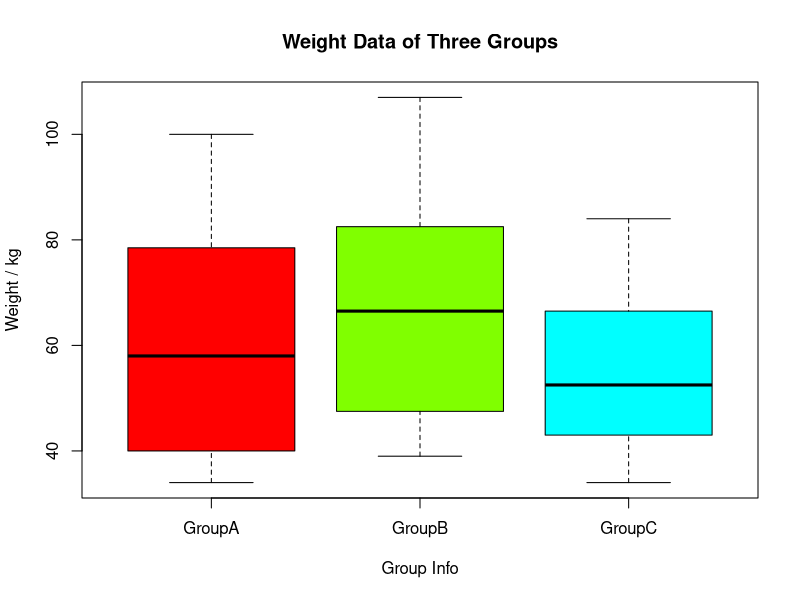

R code for this plot:
# @Date:   2019-03-20T10:16:22+08:00
# @Email:  1730416009@stu.suda.edu.cn
# @Project: R_language
# @Last modified time: 2019-03-20T14:36:38+08:00

# Read the Data
# setwd("C:\\Users\\Nature\\Desktop\\M_RLanguage\\Lab1 data\\Lab1 data")
fileIn_A <- read.table("group/groupA.txt")
fileIn_B <- read.table("group/groupB.txt")
fileIn_C <- read.table("group/groupC.txt")
fileIn_D <- read.table("group/groupD.txt")
## First Question Method[1]
# ++++++++++++++++++++++++++++++++++++++++++++++++++++++++++++++++++++++++++++++
### Pseudocode
#### 1>Using the while() and cbind() to combine each dataFrame with its group information.
#### 2>As soon as the cind() is finished for one file, use rbind() to combind the current dataFrame with last one.
#### 3>In the end, get the complete dataFrame(Dat1).
# ++++++++++++++++++++++++++++++++++++++++++++++++++++++++++++++++++++++++++++++
# use list() to ensure the correct order of dataFrame and the group information that will be attach to it.
files <- list(fileIn_A, fileIn_B, fileIn_C, fileIn_D)
names <- list("groupA", "groupB", "groupC", "groupD")
new_files <- list()  # state for appending new dataFrame
index <- 1
while(index <= length(files))
{
  new_fileIn <- cbind(files[[index]], rep(names[[index]], times=nrow(files[[index]])))
  new_files[[index]] <- new_fileIn
  if(index == 1) {Dat1 <- new_files[[index]]}
  else {Dat1 <- rbind(Dat1, new_files[[index]])}
  index <- index + 1
}
names(Dat1) <- c("Data", "Group")
print(Dat1)
### Result:
###    Data  Group
### 1    40 groupA
### 2    40 groupA
### 3    50 groupA
### 4    60 groupA
### 5    65 groupA
### 6    72 groupA
### 7    79 groupA
### 8    86 groupA
### 9    93 groupA
### 10  100 groupA
### 11  107 groupA
### 12   43 groupA
### 13   34 groupA
### 14   55 groupA
### 15   66 groupA
### 16   34 groupB
### 17   55 groupB
### 18   66 groupB
### 19   40 groupB
### 20   40 groupB


## First Question Method[2]
# ++++++++++++++++++++++++++++++++++++++++++++++++++++++++++++++++++++++++++++++
### Pseudocode
#### 1>stack() can indicate where each observation originated.
#### 2>Use $V1 to generate a factor.
# ++++++++++++++++++++++++++++++++++++++++++++++++++++++++++++++++++++++++++++++
Dat1 <- stack(list(groupA=fileIn_A$V1,groupB=fileIn_B$V1,groupC=fileIn_C$V1,groupD=fileIn_D$V1))
print(Dat1)
### Result:
###    values    ind
### 1      40 groupA
### 2      40 groupA
### 3      50 groupA
### 4      60 groupA
### 5      65 groupA
### 6      72 groupA
### 7      79 groupA
### 8      86 groupA
### 9      93 groupA
### 10    100 groupA
### 11    107 groupA
### 12     43 groupA
### 13     34 groupA
### 14     55 groupA
### 15     66 groupA
### 16     34 groupB
### 17     55 groupB
### 18     66 groupB
### 19     40 groupB
### 20     40 groupB


# second Question
# ++++++++++++++++++++++++++++++++++++++++++++++++++++++++++++++++++++++++++++++
### Pseudocode
#### 1>read files and correct the "try" file into the manageable form that merge() can handle
#### 2>Use merge() to combine data.
# ++++++++++++++++++++++++++++++++++++++++++++++++++++++++++++++++++++++++++++++
height <- read.table("height.txt")
weight <- read.table("weight.txt")
try <- read.table("try.txt")
try <- as.data.frame(t(try))
Dat2 <- merge(height, weight, by=1)
Dat2 <- merge(Dat2, try, by=1)
names(Dat2) <- c("Name","Height","Weight","Try")
print(Dat2)
### Result:
###        Name   Height Weight  Try
### 1    Binbin 180.0000     49    3
### 2       Bob 174.2857     40    3
### 3     Cheng 176.0000    107    1
### 4   Cizhong 167.0000     43    7
### 5       Dan 171.0714     55    1
### 6     Danny 156.0000     86    7
### 7     Deyin 173.2143     56    7
### 8   Dongmei 168.9286     50    3
### 9      Ella 178.5714     72    7
### 10      Eva 179.6429     79    4
### 11      Fei 174.2857     45    4
### 12 Gaochuan 172.1429     34    7
### 13   Haiyun 167.8571     40    9
### 14   Hanson 175.3571     50    2
### 15     Jack 176.4286     60    1
### 16    Jason 140.0000     60    6
### 17      Jim 170.0000     40    5
### 18     Juan 170.0000     34    2
### 19      Jun 135.0000    100    5
### 20     Kate 154.0000     40    4


# Third Question
# ++++++++++++++++++++++++++++++++++++++++++++++++++++++++++++++++++++++++++++++
# Use complete.cases() to handle the NA value
# ++++++++++++++++++++++++++++++++++++++++++++++++++++++++++++++++++++++++++++++
mean_height <- mean(Dat2$Height)
max_weight <- max(Dat2$Weight)
min_i <- as.vector(Dat2$Try)
min_try <- min(min_i[complete.cases(min_i)])
cat("mean_height:", mean_height, "\n")
cat("max_weight:", max_weight, "\n")
cat("min_try:", min_try, "\n")
### Result: mean_height=168.8604 max_weight=107 min_try=1


# Fourth Question
# ++++++++++++++++++++++++++++++++++++++++++++++++++++++++++++++++++++++++++++++
# ++++++++++++++++++++++++++++++++++++++++++++++++++++++++++++++++++++++++++++++
groupInfo <- read.table("group.txt")
names(groupInfo) <- c("name","Group")
Dat4 <- merge(Dat2, groupInfo, by=1)
print(Dat4)
pdf("1730416009_output_boxplot.pdf")
boxplot(Weight ~ Group, Dat4, col=rainbow(4), main = "Weight Data of Three Groups", xlab = "Group Info", ylab = "Weight / kg")
dev.off()
### Result:
###        Name   Height Weight  Try  Group
### 1    Binbin 180.0000     49    3 GroupA
### 2       Bob 174.2857     40    3 GroupB
### 3     Cheng 176.0000    107    1 GroupB
### 4   Cizhong 167.0000     43    7 GroupC
### 5       Dan 171.0714     55    1 GroupC
### 6     Danny 156.0000     86    7 GroupB
### 7     Deyin 173.2143     56    7 GroupA
### 8   Dongmei 168.9286     50    3 GroupC
### 9      Ella 178.5714     72    7 GroupB
### 10      Eva 179.6429     79    4 GroupB
### 11      Fei 174.2857     45    4 GroupB
### 12 Gaochuan 172.1429     34    7 GroupC
### 13   Haiyun 167.8571     40    9 GroupB
### 14   Hanson 175.3571     50    2 GroupB
### 15     Jack 176.4286     60    1 GroupA
### 16    Jason 140.0000     60    6 GroupB
### 17      Jim 170.0000     40    5 GroupA
### 18     Juan 170.0000     34    2 GroupC
### 19      Jun 135.0000    100    5 GroupB
### 20     Kate 154.0000     40    4 GroupB
### Result: The pdf is sorted in the same file.
